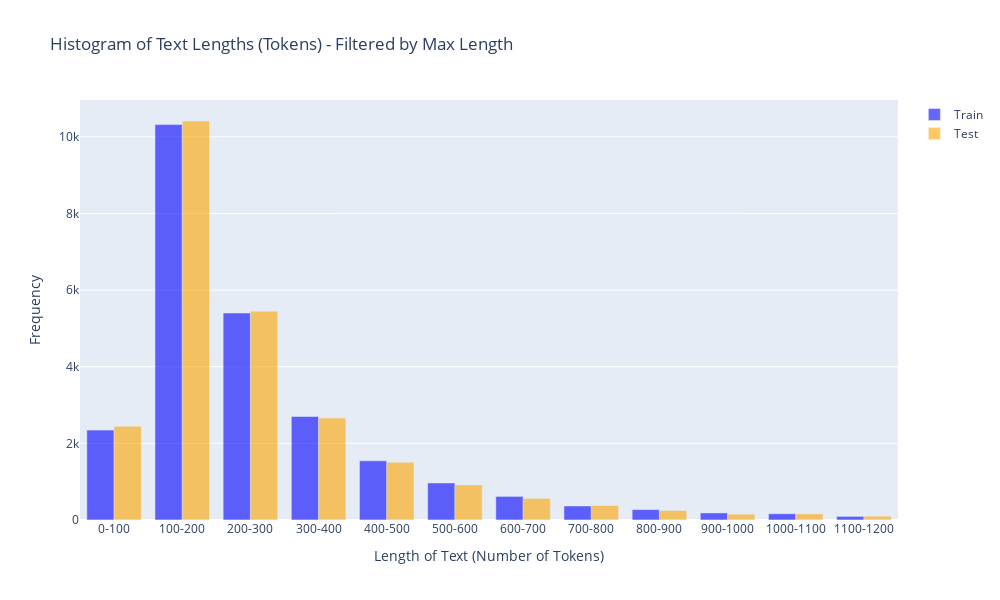

Here is the notebook cell this chart was saved with:
### Code cell
# Plot the distribution of the length of the reviews 
plot_text_length_histograms(train_data,test_data,tokenizer=CustomTokenizer())

### Figure 1 — Plotly figure (JSON) as saved in the notebook; plotly's stock layout.template omitted (floating-point values rounded to 4 significant figures)
{"data": [{"marker": {"color": "blue"}, "name": "Train", "opacity": 0.6, "type": "bar", "x": ["0-100", "100-200", "200-300", "300-400", "400-500", "500-600", "600-700", "700-800", "800-900", "900-1000", "1000-1100", "1100-1200"], "y": [2346, 10319, 5401, 2701, 1544, 967, 616, 366, 271, 184, 163, 94]}, {"marker": {"color": "orange"}, "name": "Test", "opacity": 0.6, "type": "bar", "x": ["0-100", "100-200", "200-300", "300-400", "400-500", "500-600", "600-700", "700-800", "800-900", "900-1000", "1000-1100", "1100-1200"], "y": [2447, 10413, 5449, 2661, 1504, 914, 564, 378, 248, 152, 160, 99]}], "layout": {"bargap": 0.2, "barmode": "group", "height": 600, "title": {"text": "Histogram of Text Lengths (Tokens) - Filtered by Max Length"}, "width": 1000, "xaxis": {"title": {"text": "Length of Text (Number of Tokens)"}}, "yaxis": {"title": {"text": "Frequency"}}}}
